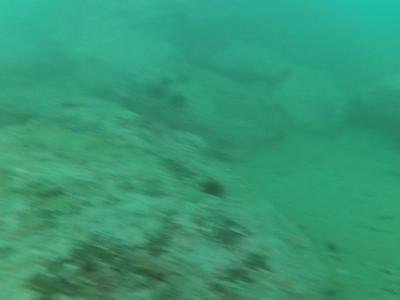
#> input picture 1.jpg, 400 x 300 px; its folder holds 8 pictures in this run
$ jupyter execute --allow-errors final.ipynb
#> lines starting #> are read from the running program, lines starting #| are printed output that depends on the picture; after the words box and inside, x2 and y2 are one past the last pixel; in counts of white or black regions, pixels touching at a corner belong together; long printed decimals are rounded
[cell 1]
import numpy as np
import pandas as pd
import os

[cell 2]
def color_balance(img,name):
    # 1. Calculate the average intensity of each color channel
    red_avg = np.mean(img[:,:,2])
    green_avg = np.mean(img[:,:,1])
    blue_avg = np.mean(img[:,:,0])

    # 2. Compute the difference between the average intensity and the mean intensity
    mean_intensity = np.mean([red_avg, green_avg, blue_avg])
    red_diff = mean_intensity - red_avg
    green_diff = mean_intensity - green_avg
    blue_diff = mean_intensity - blue_avg

    # 3. Adjust the intensity of each channel
    img[:,:,2] = np.clip(img[:,:,2] + red_diff, 0, 255)
    img[:,:,1] = np.clip(img[:,:,1] + green_diff, 0, 255)
    img[:,:,0] = np.clip(img[:,:,0] + blue_diff, 0, 255)
    variable = name
    filename = f'balanced_{variable}'


    # Get the base name of the image file without the extension
    base_name = os.path.splitext(variable)[0]

    # Create a directory with the base name of the image inside the "images" directory if it doesn't exist
    directory = os.path.join('images', base_name)
    if not os.path.exists(directory):
        os.makedirs(directory)

    # Create the filename for the balanced image
    filename = os.path.join(directory, f'balanced_{variable}')

    # Save the image
    cv2.imwrite(filename, img)
    return img

[cell 3]
import cv2
import numpy as np

def estimate_background_light_for_each_channel(image):
    # Initialize background light for each channel
    background_light_channels = np.zeros(3)

    # Convert image to grayscale
    gray_image = image

    # Initialize threshold for quadtree division
    threshold = gray_image.size * 0.001

    # Define function for quadtree division
    def quadtree_division(image, threshold):
        variance = np.var(image)

        # If variance is less than threshold, return mean intensity as background light
        if variance < threshold:
            return np.mean(image)

        # Otherwise, divide image into four quadrants
        height, width = image.shape
        half_height, half_width = height // 2, width // 2
        quadrants = [
            image[:half_height, :half_width],
            image[:half_height, half_width:],
            image[half_height:, :half_width],
            image[half_height:, half_width:]
        ]

        # Recursively call quadtree_division on each quadrant
        background_lights = [quadtree_division(quadrant, threshold) for quadrant in quadrants]

        # Return the minimum background light among quadrants
        return min(background_lights)

    # Start quadtree division for each channel
    for i in range(3):  # Assuming BGR image
        background_light_channels[i] = quadtree_division(image[:,:,i], threshold)
    print("Estimated Background Light for Each Channel:", background_light_channels)
    return background_light_channels

[cell 4]
def calculate_contrast_and_complex_performance_index(I, t):

    # Calculate the number of channels
    num_channels = I.shape[2]

    # Initialize arrays to store contrast values Ci for each channel
    Ci = np.zeros(num_channels)

    # Loop through each color channel
    for i in range(num_channels):

        # Calculate the contrast value Ci for the current channel
        squared_diff_channel = (I[:,:,i] - np.mean(I[:,:,i])) ** 2
        Ci[i] = np.sum(squared_diff_channel / (t ** 2 * I.size))

    # Calculate the complex contrast performance index Ec
    Ec = -np.sum(Ci)

    return Ci, Ec

[cell 5]
def calculate_information_loss_El(I, A, t):
    # Initialize J(x) array
    J = np.zeros_like(I)

    # Calculate J(x) using the restoration model equation for each channel
    for i in range(3):  # Assuming RGB image

        J[:,:,i] = (1 / t) * (I[:,:,i] - A[i]) + A[i]

    # Ensure J is within the allowable range (0 to 255)
    J_clipped = np.clip(J, 0, 255)

    # Calculate information loss function El
    El = 0

    # Loop through each color channel
    for i in range(3):  # Assuming RGB image
        # Calculate information loss for each pixel in the channel
        loss_channel = (np.minimum(0, J_clipped[:,:,i])**2) + np.maximum(0, J_clipped[:,:,i] - 255)

        # Sum up the information loss for the channel
        El += np.sum(loss_channel)

    return El

[cell 6]
from scipy.optimize import minimize


def combined_objective_function(Ec, El, lambda_L):
    # Calculate the combined objective function
    return Ec + lambda_L * El

def optimize_transmittance(I, A, lambda_L, initial_guesses):
    # Initialize lists to store results
    optimal_t = []
    optimal_Ec = []
    optimal_El = []
    optimal_E = []
    print(len(initial_guesses),"kk")
    # Loop through each initial guess for t
    for i, initial_guess in enumerate(initial_guesses):


            # Calculate contrast value Ci and complex contrast performance index Ec
        Ci, Ec = calculate_contrast_and_complex_performance_index(I, initial_guess)

            # Calculate information loss El
        El = calculate_information_loss_El(I, A, initial_guess)

            # Calculate combined objective function E
        E = combined_objective_function(Ec, El, lambda_L)

            # Store results


        # Store the results for this initial guess
        optimal_t.append(initial_guess)
        optimal_Ec.append(Ec)
        optimal_El.append(El)
        optimal_E.append(E)

    # Find the index corresponding to the minimum value of E among all initial guesses
    best_index = np.argmin(optimal_E)

    # Return the best results
    return optimal_t[best_index], optimal_Ec[best_index], optimal_El[best_index], optimal_E[best_index]

# Example usage:
# Read RGB image

[cell 7]
import cv2
import numpy as np

def restore_image(I, A, t,name):
    # Initialize the restored image
    restored_image = np.zeros_like(I)

    # Iterate over each pixel in the image
    for i in range(I.shape[0]):
        for j in range(I.shape[1]):
            # Apply the restoration model formula for each channel
            for k in range(3):  # Iterate over R, G, B channels
                restored_image[i, j, k] = (1 / t[i, j]) * (I[i, j, k] - A[k]) + A[k]


    # Get the base name of the image file without the extension
    base_name = os.path.splitext(name)[0]

    # Create a directory with the base name of the image inside the "images" directory if it doesn't exist
    directory = os.path.join('images', base_name)


    # Create the filename for the restored image
    restored_name = os.path.join(directory, f'restored_{name}.jpg')

    # Save the image
    cv2.imwrite(restored_name, restored_image)
    return restored_image

[cell 8]
import numpy as np

def calculate_average_red_channel_value(image):
    # Assuming 'image' is a 3D NumPy array representing the image (height x width x channels)
    red_channel = image[:, :, 0]  # Assuming red channel is the first channel (index 0)
    average_red_value = np.mean(red_channel)
    print("Average Red Channel Value:", average_red_value)
    return average_red_value

[cell 9]
def calculate_histogram_threshold(image):
    # Calculate total number of pixels
    height, width, _ = image.shape
    total_pixels = height * width
    print(total_pixels)
    # Calculate histogram threshold (h1) as n*0.225%
    histogram_threshold = total_pixels * 0.00225
    print("Histogram Threshold:", histogram_threshold)
    return  histogram_threshold

[cell 10]
import numpy as np


def histogram_stretching(image, R_ave, R_threshold,name):
    # Calculate total number of pixels
    height, width, _ = image.shape
    total_pixels = height * width

    # Determine if attenuation of red light is slight or heavy
    if R_ave >= R_threshold:  # Slight attenuation
        channels = [0, 1, 2]  # Stretching for all channels (R, G, B)
    else:  # Heavy attenuation
        channels = [1, 2]  # Stretching for G, B channels only

    # Calculate satisfactory threshold ht as n * 0.225%
    ht = total_pixels * 0.00225

    # Calculate minimal and maximal scalar values based on ht
    imin = 0
    imax = 255

    # If ht is provided and it's greater than zero, update imin and imax
    if ht > 0:
        # Calculate lower and upper thresholds based on ht
        imin = np.min(image)
        imax = np.max(image)
        lower_threshold_count = int(ht)
        upper_threshold_count = int(total_pixels - ht)
        sorted_pixels = np.sort(image.flatten())
        imin = sorted_pixels[lower_threshold_count]
        imax = sorted_pixels[upper_threshold_count]

    # Apply histogram stretching to selected channels
    stretched_image = image.copy()
    for channel in channels:
        for i in range(height):
            for j in range(width):
                old_value = stretched_image[i, j, channel]
                if old_value < imin:
                    stretched_image[i, j, channel] = 0
                elif old_value > imax:
                    stretched_image[i, j, channel] = 255
                else:
                    stretched_image[i, j, channel] = 255 * (old_value - imin) / (imax - imin)
    base_name = os.path.splitext(name)[0]

    # Create a directory with the base name of the image inside the "images" directory if it doesn't exist
    directory = os.path.join('images', base_name)


    # Create the filename for the restored image
    stretched_name = os.path.join(directory, f'strectched_{name}.jpg')
    cv2.imwrite(stretched_name, stretched_image)
    return stretched_image

[cell 11]
import numpy as np
from skimage.metrics import structural_similarity as ssim
from skimage.metrics import peak_signal_noise_ratio as psnr
from skimage import color

def calculate_rms_contrast(image):
    """
    Calculate the Root Mean Square (RMS) contrast of an image.
    """
    return np.sqrt(np.mean(np.square(image - np.mean(image))))

def calculate_uciqe(image):
    """
    Calculate the Underwater Color Image Quality Evaluation (UCIQE) of an image.
    """
    c1 = 0.4680
    c2 = 0.2745
    c3 = 0.2576
    img_yuv = color.rgb2yuv(image)
    y = img_yuv[:,:,0]
    u = img_yuv[:,:,1]
    v = img_yuv[:,:,2]
    uciqe = c1 * np.std(y) / np.mean(y) + c2 * np.cov(u, v) / (np.std(u) * np.std(v)) + c3 * np.mean(v)
    return uciqe

def calculate_psnr(image_true, image_test):
    """
    Calculate the Peak Signal-to-Noise Ratio (PSNR) between two images.
    """
    return psnr(image_true, image_test)

[cell 12]
import cv2
import numpy as np
import pandas as pd

def process_image(name):
    img = cv2.imread(name)
    # Apply color balance
    balanced_img = color_balance(img,name)
    # Estimate background light for each channel
    background_light_channels = estimate_background_light_for_each_channel(balanced_img)
    # Background light A obtained from Step 1 (assuming some value)
    A = background_light_channels
    # Tradeoff factor
    lambda_L = 5
    # Initial guesses for transmittance
    constant = 0.1  # or any small value you prefer
    initial_guesses = [np.around(np.clip(np.random.rand(*balanced_img.shape[:2]) + constant, constant,1), decimals=2) for _ in range(10)]
    # Optimize transmittance
    t_optimal, Ec_optimal, El_optimal, E_optimal = optimize_transmittance(balanced_img, A, lambda_L,initial_guesses )
    # Restore the image using the restoration model and the calculated transmittance map
    restored_image = restore_image(balanced_img, A, t_optimal,name)
    average_red = calculate_average_red_channel_value(restored_image)
    histogram_threshold = calculate_histogram_threshold(restored_image)
    r,_,_ = cv2.split(restored_image)
    retval, thresholded_image = cv2.threshold(r, 0, 255, cv2.THRESH_BINARY + cv2.THRESH_OTSU)
    average_thresholded = np.mean(thresholded_image)
    print(average_thresholded,"d")
    # Apply histogram stretching
    stretched_image = histogram_stretching(restored_image, average_red, average_thresholded,name)
    # Calculate metrics
    rms_contrast1 = calculate_rms_contrast(img)
    rms_contrast2 = calculate_rms_contrast(stretched_image)
    uciqe1 = calculate_uciqe(img)
    uciqe2 = calculate_uciqe(stretched_image)
    psnr_value = calculate_psnr(img, stretched_image)
    return rms_contrast1, rms_contrast2, uciqe1, uciqe2, psnr_value

[cell 13]
# List of image names
image_names = ["1.jpg", "2.jpg",  "6.jpg", "7.jpg", "8.jpg",  "10.jpg"]

# Function to process image and return a tuple with all metrics
def process_and_collect_metrics(name):
    rms_contrast1, rms_contrast2, uciqe1, uciqe2, psnr_value = process_image(name)
    return (name, rms_contrast1, rms_contrast2, uciqe1, uciqe2, psnr_value)

# Process the images sequentially
#> (the rest of this cell did not finish here and is left out)

#> in process_image, img is the input picture: shape (300, 400, 3); mean B, G, R 117.2, 152.3, 54.2
#> in color_balance, `red_avg = np.mean(img[:,:,2])`: red_avg = 54.25
#> in color_balance, `green_avg = np.mean(img[:,:,1])`: green_avg = 152.3
#> in color_balance, `blue_avg = np.mean(img[:,:,0])`: blue_avg = 117.2
#> in color_balance, `mean_intensity = np.mean([red_avg, green_avg, blue_avg])`: mean_intensity = 107.9
#> in color_balance, `red_diff = mean_intensity - red_avg`: red_diff = 53.66
#> in color_balance, `green_diff = mean_intensity - green_avg`: green_diff = -44.36
#> in color_balance, `blue_diff = mean_intensity - blue_avg`: blue_diff = -9.3
#> the loop in estimate_background_light_for_each_channel, `for i in range(3):` made 3 passes
#> after the loop in estimate_background_light_for_each_channel, `for i in range(3):`: background_light_channels = [107.2, 107.3, 107.2]
#| Estimated Background Light for Each Channel: [107.205   107.272 107.2474    ]
#| 10 kk
#> the loop in optimize_transmittance, `for i, initial_guess in enumerate(initial_guesses):` made 10 passes
#> (Ci, Ec, El, E) on passes 1 to 8: ([1043.3, 820.2, 370.4], -2233.9, 39616427, 198079901.1), ([1011.6, 798.3, 370.6], -2180.5, 39684989, 198422764.5), ([1039.3, 820.3, 381], -2240.6, 39670600, 198350759.4), ([1019.1, 804.3, 369.7], -2193.1, 39637372, 198184666.9), ([1016.8, 807.7, 374.9], -2199.4, 39685243, 198424015.6), ([1023.8, 813.8, 372.7], -2210.3, 39628258, 198139079.7), ([1005.5, 796.1, 365.3], -2166.9, 39661646, 198306063.1), ([1025.6, 810.4, 373], -2209, 39665397, 198324776)
#> after the loop in optimize_transmittance, `for i, initial_guess in enumerate(initial_guesses):`: optimal_E = [198079901.1, 198422764.5, 198350759.4, 198184666.9, 198424015.6, 198139079.7, 198306063.1, 198324776, 198123506.9, 198175631.4]; optimal_Ec = [-2233.9, -2180.5, -2240.6, -2193.1, -2199.4, -2210.3, -2166.9, -2209, -2218.1, -2193.6]; optimal_El = [39616427, 39684989, 39670600, 39637372, 39685243, 39628258, 39661646, 39665397, 39625145, 39635565]; optimal_t = 10 items
#> in optimize_transmittance, `best_index = np.argmin(optimal_E)`: best_index = 0
#> in process_image, `t_optimal, Ec_optimal, El_optimal, E_optimal = optimize_transmittance(..`: Ec_optimal = -2233.9; El_optimal = 39616427; E_optimal = 198079901.1
#> in calculate_average_red_channel_value, `average_red_value = np.mean(red_channel)`: average_red_value = 109.6
#| Average Red Channel Value: 109.565
#| 120000
#| Histogram Threshold: 270.0
#> in process_image, `histogram_threshold = calculate_histogram_threshold(restored_image)`: histogram_threshold = 270
#> in process_image, `retval, thresholded_image = cv2.threshold(r, 0, 255, cv2.THRESH_BINARY..`:
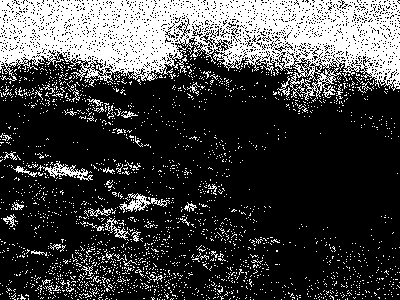
#> thresholded_image: shape (300, 400); 25.8% white; 2324 white regions (2279 under 20 px), largest, box (x1, y1, x2, y2) and area: (0, 0, 400, 101) 23886, (37, 161, 93, 181) 332, (119, 193, 170, 213) 317
#> in process_image, `retval, thresholded_image = cv2.threshold(r, 0, 255, cv2.THRESH_BINARY..`: retval = 126
#> in process_image, `average_thresholded = np.mean(thresholded_image)`: average_thresholded = 65.84
#| 65.839 d
#> in histogram_stretching, `imin = np.min(image)`: imin = 0
#> in histogram_stretching, `imax = np.max(image)`: imax = 255
#> in histogram_stretching, `imax = sorted_pixels[upper_threshold_count]`: imax = 97
#> in process_image, `rms_contrast1 = calculate_rms_contrast(img)`: rms_contrast1 = 15.58
#> in process_image, `rms_contrast2 = calculate_rms_contrast(stretched_image)`: rms_contrast2 = 43.75
#> in process_image, `psnr_value = calculate_psnr(img, stretched_image)`: psnr_value = 5.58
#> in process_and_collect_metrics, `rms_contrast1, rms_contrast2, uciqe1, uciqe2, psnr_value = process_ima..`: rms_contrast1 = 15.58; rms_contrast2 = 43.75; psnr_value = 5.58
#> call 2 of process_image, with name = '2.jpg'
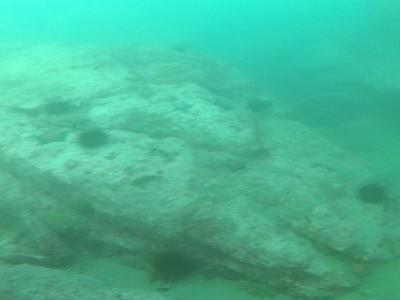
#> input picture 2.jpg, 400 x 300 px
#> in process_image, img is the input picture: shape (300, 400, 3); mean B, G, R 149.4, 182.4, 72
#> the loop in estimate_background_light_for_each_channel (call 2), `for i in range(3):` made 3 passes
#| Estimated Background Light for Each Channel: [ 85.073  55.101 134.020]
#> in process_image (call 2), `background_light_channels = estimate_background_light_for_each_channel..`: background_light_channels = [85.07, 55.1, 134]
#> in process_image (call 2), `initial_guesses = [np.around(np.clip(np.random.rand(*balanced_img.shap..`: initial_guesses = 10 items
#| 10 kk
#> the loop in optimize_transmittance (call 2), `for i, initial_guess in enumerate(initial_guesses):` made 10 passes
#> (Ci, Ec, El, E) on passes 1 to 7: ([3965.4, 3935.6, 1008.8], -8909.8, 49062797, 245305075.2), ([3932.4, 3910.8, 1023.1], -8866.4, 49060119, 245291728.6), ([3943, 3913, 1019.2], -8875.1, 49027111, 245126679.9), ([3952.7, 3933.1, 1018.6], -8904.4, 49038996, 245186075.6), ([3898.1, 3880.4, 1023.1], -8801.6, 49074666, 245364528.4), ([3939.8, 3919.4, 1023.8], -8883, 49048615, 245234192), ([3916.2, 3888.7, 1003.9], -8808.7, 49051565, 245249016.3)
#> in process_image (call 2), `t_optimal, Ec_optimal, El_optimal, E_optimal = optimize_transmittance(..`: Ec_optimal = -8875.1; El_optimal = 49027111; E_optimal = 245126679.9
#| Average Red Channel Value: 136.244
#> in process_image (call 2), `average_red = calculate_average_red_channel_value(restored_image)`: average_red = 136.2
#| 120000
#| Histogram Threshold: 270.0
#> in process_image (call 2), `retval, thresholded_image = cv2.threshold(r, 0, 255, cv2.THRESH_BINARY..`: retval = 134
#> in process_image (call 2), `average_thresholded = np.mean(thresholded_image)`: average_thresholded = 131.8
#| 131.767 d
#> call 2 of histogram_stretching, with R_ave = 136.2, R_threshold = 131.8, name = '2.jpg'
#> in histogram_stretching (call 2), `imax = np.max(image)`: imax = 255
#> in histogram_stretching (call 2), `imax = sorted_pixels[upper_threshold_count]`: imax = 115
#> after the loop in histogram_stretching (call 2), `for channel in channels:`:
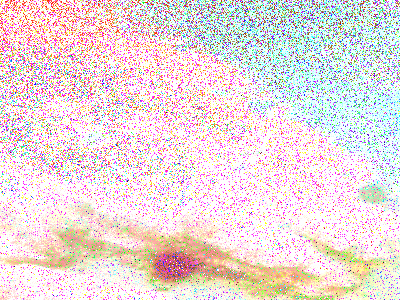
#> stretched_image: shape (300, 400, 3); mean B, G, R 220, 219.7, 234.3
#> in process_image (call 2), `rms_contrast1 = calculate_rms_contrast(img)`: rms_contrast1 = 31.12
#> in process_image (call 2), `rms_contrast2 = calculate_rms_contrast(stretched_image)`: rms_contrast2 = 60.28
#> in calculate_uciqe (call 4), `v = img_yuv[:,:,2]`:
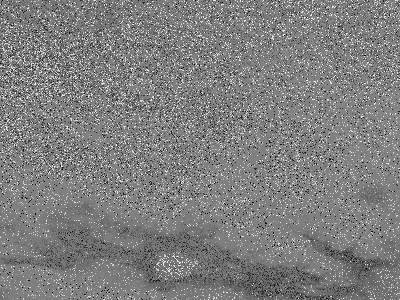
#> v: shape (300, 400) float64; min -0.615, max 0.609, mean -0.00506; drawn with min black and max white
#> in process_image (call 2), `psnr_value = calculate_psnr(img, stretched_image)`: psnr_value = 7.15
#> call 3 of process_image, with name = '6.jpg'
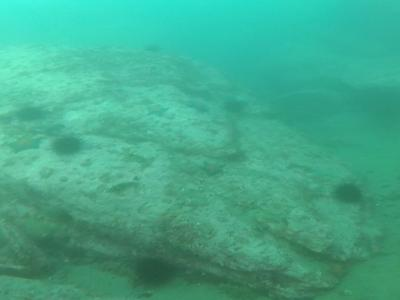
#> input picture 6.jpg, 400 x 300 px
#> in process_image, img is the input picture: shape (300, 400, 3); mean B, G, R 138.9, 169, 66.1
#> call 3 of color_balance, with name = '6.jpg'
#> in color_balance (call 3), `red_avg = np.mean(img[:,:,2])`: red_avg = 66.14
#> in color_balance (call 3), `green_avg = np.mean(img[:,:,1])`: green_avg = 169
#> in color_balance (call 3), `blue_avg = np.mean(img[:,:,0])`: blue_avg = 138.9
#> in color_balance (call 3), `mean_intensity = np.mean([red_avg, green_avg, blue_avg])`: mean_intensity = 124.7
#> in color_balance (call 3), `red_diff = mean_intensity - red_avg`: red_diff = 58.55
#> in color_balance (call 3), `green_diff = mean_intensity - green_avg`: green_diff = -44.29
#> in color_balance (call 3), `blue_diff = mean_intensity - blue_avg`: blue_diff = -14.26
#> in color_balance (call 3), `img[:,:,1] = np.clip(img[:,:,1] + green_diff, 0, 255)`:
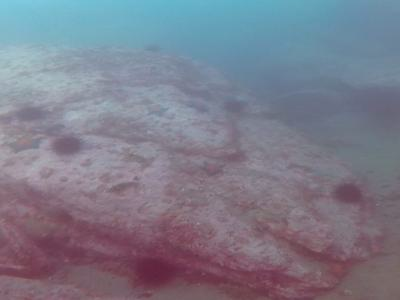
#> img: shape (300, 400, 3); mean B, G, R 138.9, 124, 124.1
#| Estimated Background Light for Each Channel: [ 74.1044      72.515 124.145]
#> in process_image (call 3), `background_light_channels = estimate_background_light_for_each_channel..`: background_light_channels = [74.1, 72.52, 124.1]
#| 10 kk
#> in process_image (call 3), `t_optimal, Ec_optimal, El_optimal, E_optimal = optimize_transmittance(..`:
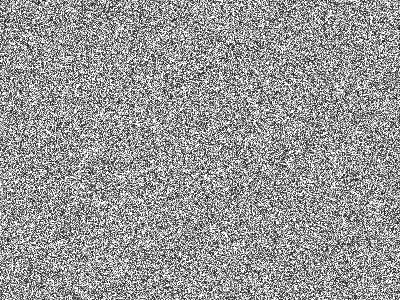
#> t_optimal: shape (300, 400) float64; min 0.1, max 1, mean 0.595
#> in process_image (call 3), `t_optimal, Ec_optimal, El_optimal, E_optimal = optimize_transmittance(..`: Ec_optimal = -7405.4; El_optimal = 46866747; E_optimal = 234326329.6
#> in calculate_average_red_channel_value (call 3), `red_channel = image[:, :, 0]`:
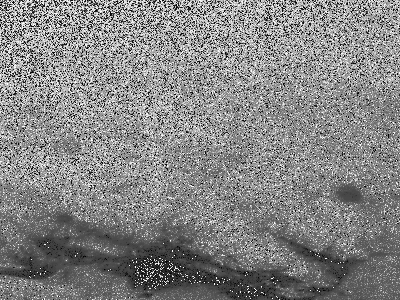
#> red_channel: shape (300, 400); min 0, max 255, mean 132.5
#> in calculate_average_red_channel_value (call 3), `average_red_value = np.mean(red_channel)`: average_red_value = 132.5
#| Average Red Channel Value: 132.487
#| 120000
#| Histogram Threshold: 270.0
#> in process_image (call 3), `retval, thresholded_image = cv2.threshold(r, 0, 255, cv2.THRESH_BINARY..`:
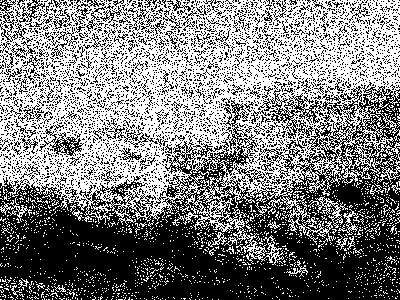
#> thresholded_image: shape (300, 400); 50% white; 3369 black regions (3258 under 20 px), largest, box (x1, y1, x2, y2) and area: (0, 82, 400, 300) 44199, (39, 124, 84, 156) 428, (0, 0, 27, 42) 298
#> in process_image (call 3), `retval, thresholded_image = cv2.threshold(r, 0, 255, cv2.THRESH_BINARY..`: retval = 132
#> in process_image (call 3), `average_thresholded = np.mean(thresholded_image)`: average_thresholded = 127.6
#| 127.564 d
#> call 3 of histogram_stretching, with R_ave = 132.5, R_threshold = 127.6, name = '6.jpg'
#> in histogram_stretching (call 3), `imax = np.max(image)`: imax = 255
#> in histogram_stretching (call 3), `imax = sorted_pixels[upper_threshold_count]`: imax = 108
#> after the loop in histogram_stretching (call 3), `for channel in channels:`:
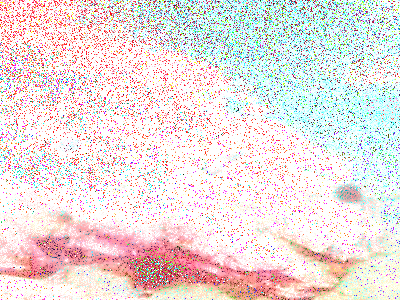
#> stretched_image: shape (300, 400, 3); mean B, G, R 222.4, 223.3, 234.6
#> in process_image (call 3), `rms_contrast1 = calculate_rms_contrast(img)`: rms_contrast1 = 28.55
#> in process_image (call 3), `rms_contrast2 = calculate_rms_contrast(stretched_image)`: rms_contrast2 = 57.05
#> in process_image (call 3), `psnr_value = calculate_psnr(img, stretched_image)`: psnr_value = 6.64

# Unpack the results into separate lists
image_names, rms_contrast1_list, rms_contrast2_list, uciqe1_list, uciqe2_list, psnr_list = zip(*results)

# Create a DataFrame for each metric
rms_contrast_df = pd.DataFrame({'Image': image_names, 'RMS Contrast (Base Image)': rms_contrast1_list, 'RMS Contrast (Final Image)': rms_contrast2_list})
uciqe_df = pd.DataFrame({'Image': image_names, 'UCIQE (Base Image)': uciqe1_list, 'UCIQE (Final Image)': uciqe2_list})
psnr_df = pd.DataFrame({'Image': image_names, 'PSNR': psnr_list})

# Print the DataFrames
